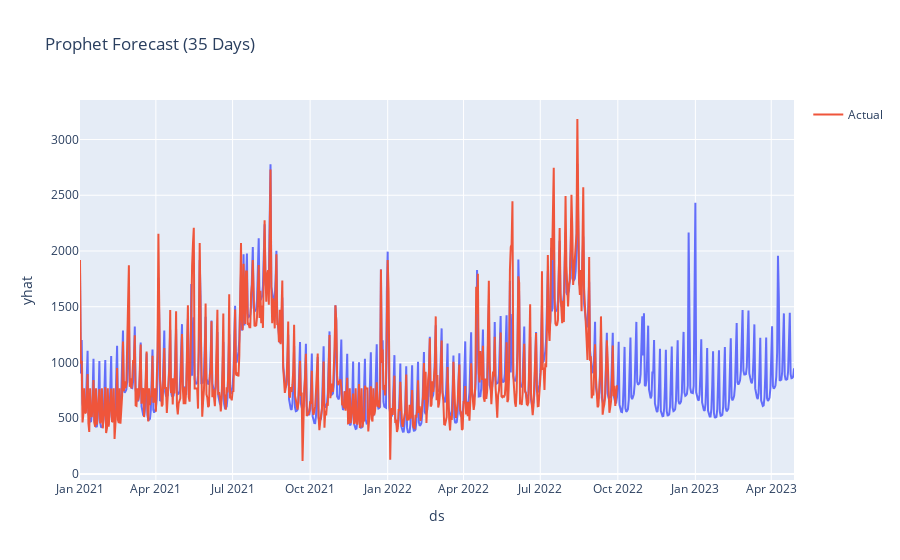

Write notebook code for a chart like this one.
### Markdown cell above
### Actual Sales vs Forecasted Sales and Predictions

### Code cell
fig = px.line(forecast, x="ds", y="yhat", title="Prophet Forecast (35 Days)")
fig.add_scatter(x=final_df['ds'], y=final_df['y'], mode='lines', name="Actual")
fig.show()

### Figure 1 — Plotly figure (JSON) as saved in the notebook; plotly's stock layout.template omitted (floating-point values rounded to 4 significant figures; data arrays with more than 128 entries replaced by an {"elided": "..."} marker saying what was removed)
{"data": [{"hovertemplate": "ds=%{x}<br>yhat=%{y}<extra></extra>", "legendgroup": "", "line": {"color": "#636efa", "dash": "solid"}, "marker": {"symbol": "circle"}, "mode": "lines", "name": "", "orientation": "v", "showlegend": false, "type": "scatter", "x": {"elided": "848 str values"}, "xaxis": "x", "y": {"elided": "848 float values"}, "yaxis": "y"}, {"mode": "lines", "name": "Actual", "type": "scatter", "x": {"elided": "638 str values"}, "y": {"elided": "638 float values"}}], "layout": {"legend": {"tracegroupgap": 0}, "title": {"text": "Prophet Forecast (35 Days)"}, "xaxis": {"anchor": "y", "domain": [0, 1], "title": {"text": "ds"}}, "yaxis": {"anchor": "x", "domain": [0, 1], "title": {"text": "yhat"}}}}
